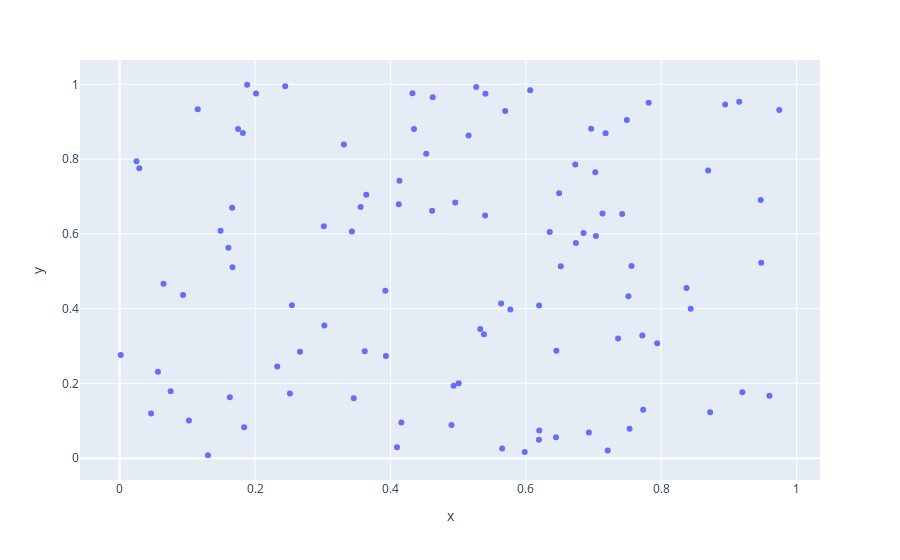
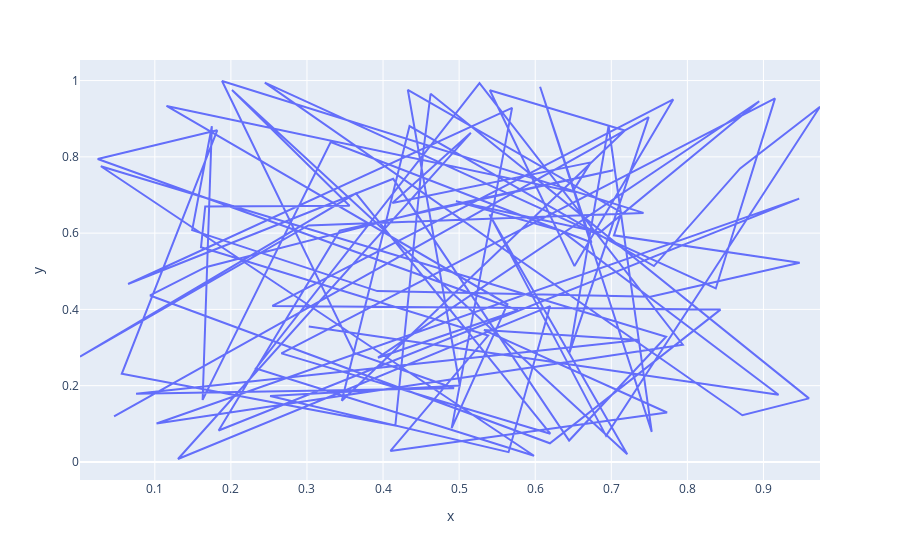

Here is the notebook cell these charts were saved with, in order:
### Markdown cell above
2. Write a program to draw line and scatter plots for random 100 x and y coordinates

### Code cell
x_values=np.random.rand(100)
y_values=np.random.rand(100)
df=pd.DataFrame({"x":x_values,"y":y_values})
fig=px.scatter(df,x="x",y="y")
fig.show()
fig=px.line(df,x="x",y="y")
fig.show()
